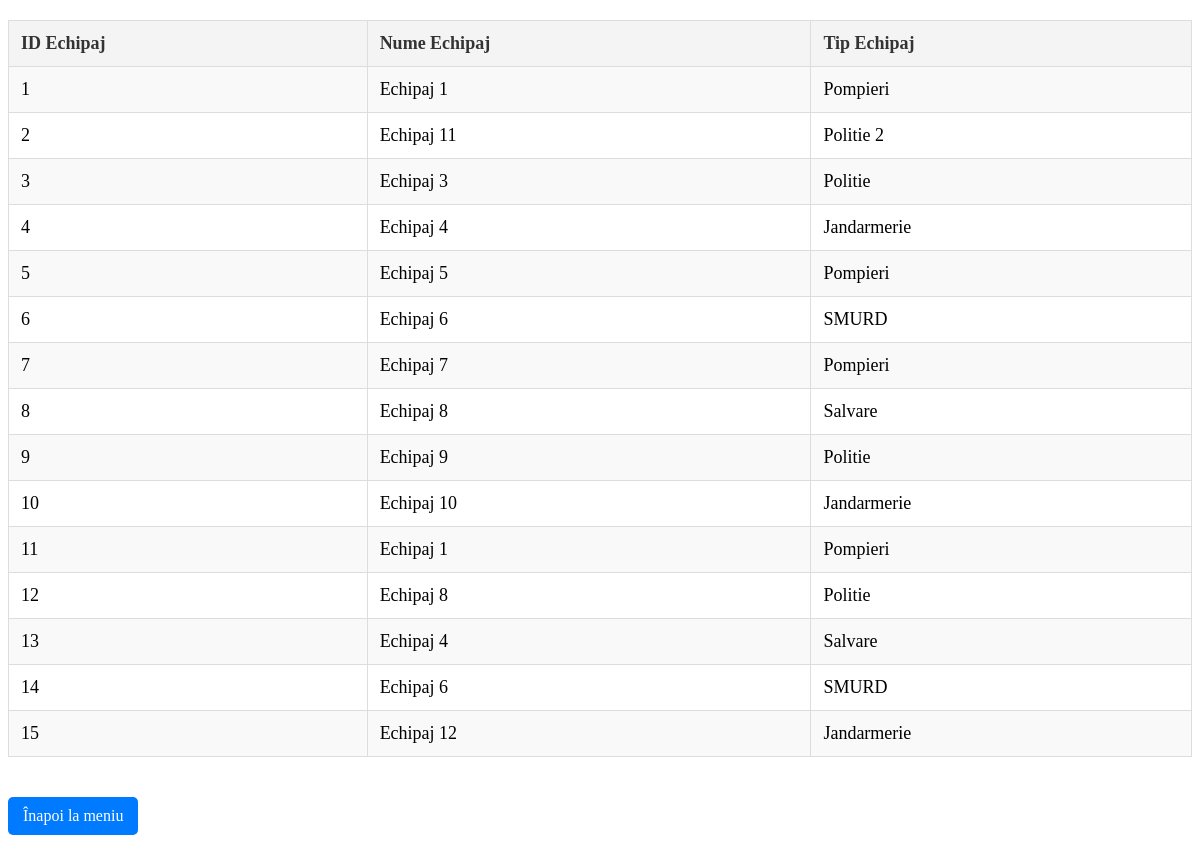
The page /vizualizeaza_echipaj.php on the database its author committed.
### tables this page shows
CREATE TABLE `echipaj` (
  `id_echipaj` int(11) NOT NULL,
  `nume_echipaj` varchar(100) NOT NULL,
  `tip_echipaj` varchar(50) NOT NULL
);

### vizualizeaza_echipaj.php (the view, shortened to what this page needs)
<?php
include 'db.php';
$sql = "SELECT id_echipaj, nume_echipaj, tip_echipaj FROM echipaj";
$result = $conn->query($sql);
if ($result->num_rows > 0) {
    echo "<table>
            <tr>
                <th>ID Echipaj</th>
                <th>Nume Echipaj</th>
                <th>Tip Echipaj</th>
            </tr>";
    while ($row = $result->fetch_assoc()) {
        echo "<tr>
                <td>{$row['id_echipaj']}</td>
                <td>{$row['nume_echipaj']}</td>
                <td>{$row['tip_echipaj']}</td>
              </tr>";
    }
    echo "</table>";
} else {
    echo "Nu există echipaje înregistrate.";
}
?>
<a href="admin.php">Înapoi la meniu</a>

### vizualizeaza_echipaj.php (style rules this page uses)
table { width: 100%; border-collapse: collapse; margin: 20px 0; font-size: 18px; text-align: left; }
table th, table td { padding: 12px; border: 1px solid #ddd; }
table th { background-color: #f4f4f4; color: #333; }
table tr:nth-child(even) { background-color: #f9f9f9; }
a { display: inline-block; margin: 20px 0; padding: 10px 15px; background-color: #007BFF; color: white; text-decoration: none; border-radius: 5px; }

### rows shown on the page
echipaj: id_echipaj "1", nume_echipaj "Echipaj 1", tip_echipaj "Pompieri"
echipaj: id_echipaj "2", nume_echipaj "Echipaj 11", tip_echipaj "Politie 2"
echipaj: id_echipaj "3", nume_echipaj "Echipaj 3", tip_echipaj "Politie"
echipaj: id_echipaj "4", nume_echipaj "Echipaj 4", tip_echipaj "Jandarmerie"
echipaj: id_echipaj "5", nume_echipaj "Echipaj 5", tip_echipaj "Pompieri"
echipaj: id_echipaj "6", nume_echipaj "Echipaj 6", tip_echipaj "SMURD"
echipaj: id_echipaj "7", nume_echipaj "Echipaj 7", tip_echipaj "Pompieri"
echipaj: id_echipaj "8", nume_echipaj "Echipaj 8", tip_echipaj "Salvare"
echipaj: id_echipaj "9", nume_echipaj "Echipaj 9", tip_echipaj "Politie"
echipaj: id_echipaj "10", nume_echipaj "Echipaj 10", tip_echipaj "Jandarmerie"
echipaj: id_echipaj "11", nume_echipaj "Echipaj 1", tip_echipaj "Pompieri"
echipaj: id_echipaj "12", nume_echipaj "Echipaj 8", tip_echipaj "Politie"
echipaj: id_echipaj "13", nume_echipaj "Echipaj 4", tip_echipaj "Salvare"
echipaj: id_echipaj "14", nume_echipaj "Echipaj 6", tip_echipaj "SMURD"
echipaj: id_echipaj "15", nume_echipaj "Echipaj 12", tip_echipaj "Jandarmerie"
